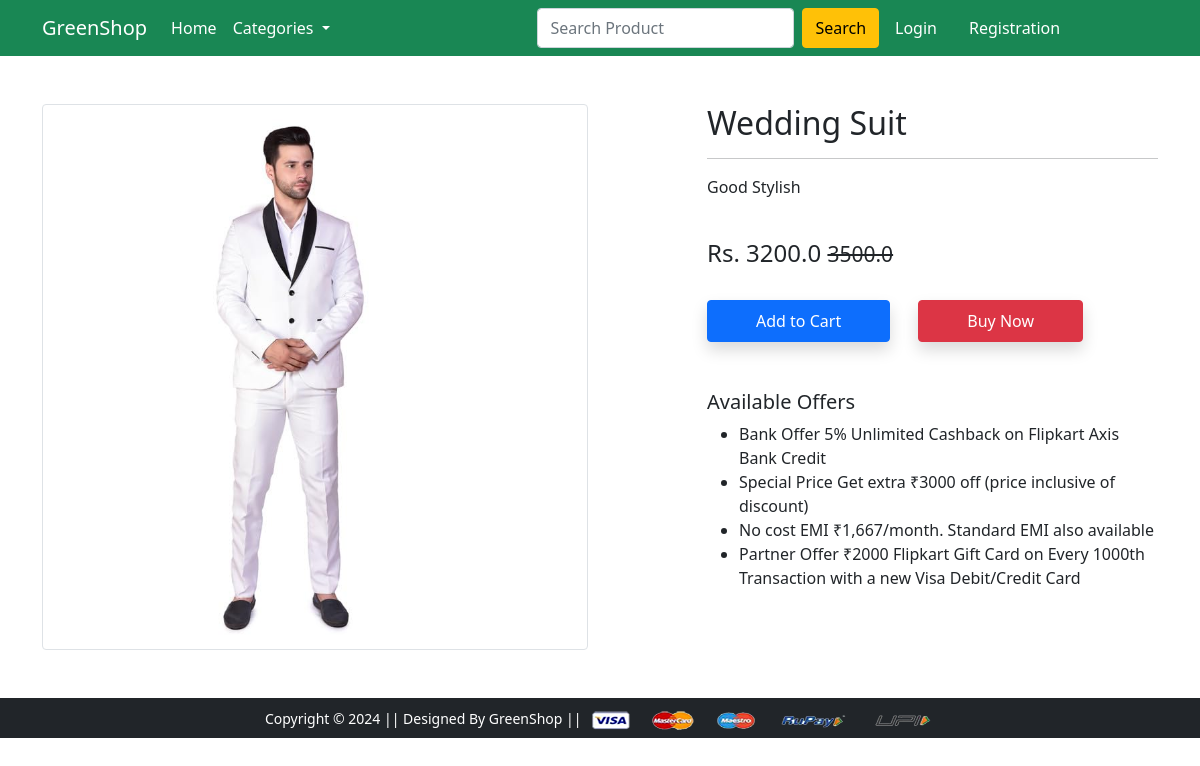
Screenshot of /product-detail/1/ with the database file from the repository.
### app/models.py (models this page shows, shortened)
class Product(models.Model):
 title = models.CharField(max_length=100)
 selling_price = models.FloatField()
 discounted_price = models.FloatField()
 description = models.TextField()
 brand = models.CharField(max_length=100)
 category = models.CharField( choices=CATEGORY_CHOICES, max_length=2)
 product_image = models.ImageField(upload_to='productimg')

### app/views.py (the view)
# urls.py: path('product-detail/<int:pk>/', views.ProductDetailView.as_view(), name='product-detail'),
class ProductDetailView(View):
	def get(self, request, pk):
		totalitem = 0
		product = Product.objects.get(pk=pk)
		print(product.id)
		item_already_in_cart=False
		if request.user.is_authenticated:
			totalitem = len(Cart.objects.filter(user=request.user))
			item_already_in_cart = Cart.objects.filter(Q(product=product.id) & Q(user=request.user)).exists()
		return render(request, 'app/productdetail.html', {'product':product, 'item_already_in_cart':item_already_in_cart, 'totalitem':totalitem})

### app/templates/app/productdetail.html (shortened to what this page needs)
{% extends 'app/base.html' %}
{% load static %}
{% block main-content %}
<div class="container my-5">
 <div class="row">
  <div class="col-sm-6 text-center align-self-center">
   <img src="{{product.product_image.url}}" alt="" class="img-fluid img-thumbnail">
  </div>
  <div class="col-sm-5 offset-sm-1">
   <h2>{{product.title}}</h2>
   <hr>
   <p>{{product.description}}</p> <br>
   <h4>Rs. {{product.discounted_price}} <small class="fw-light text-decoration-line-through">{{product.selling_price}}</small></h4> <br>
   {% if not request.user.is_authenticated %}
     <form action="/add-to-cart" class="d-inline">
      <button type="submit" class="btn btn-primary shadow px-5 py-2">Add to Cart</button>
     </form>
   {% endif %}
   <a href="{% url 'checkout' %}" class="btn btn-danger shadow px-5 py-2 ms-4">Buy Now</a>
   <h5 class="mt-5">Available Offers</h5>
   <ul>
    <li>Bank Offer 5% Unlimited Cashback on Flipkart Axis Bank Credit</li>
    <li>Special Price Get extra ₹3000 off (price inclusive of discount)</li>
    <li>No cost EMI ₹1,667/month. Standard EMI also available</li>
    <li>Partner Offer ₹2000 Flipkart Gift Card on Every 1000th Transaction with a new Visa Debit/Credit Card</li>
   </ul>
  </div>
 </div>
</div>
{% endblock main-content %}

### rows the page displays
Product: product_image (picture), title "Wedding Suit", description "Good Stylish", discounted_price "3200.0", selling_price "3500.0"
